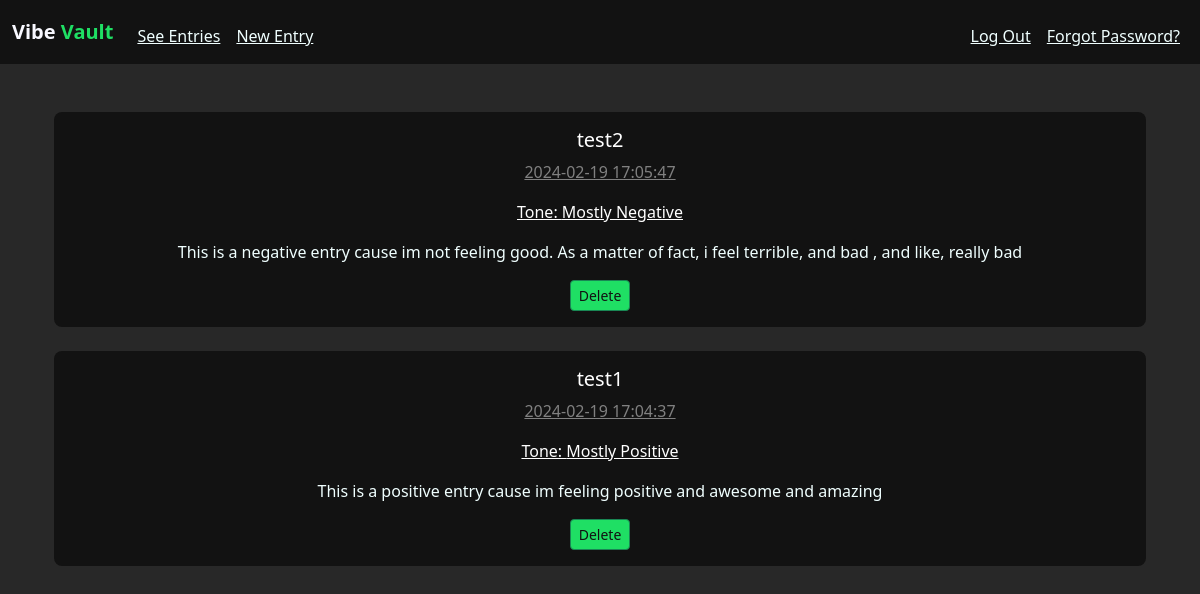
The page / (signed in) on the database its author committed.
### tables this page shows
CREATE TABLE entries (user_id INTEGER NOT NULL,
entry_id INTEGER PRIMARY KEY AUTOINCREMENT NOT NULL,
title TEXT NOT NULL,
time DATETIME NOT NULL,
tone TEXT NOT NULL,
entry TEXT NOT NULL,
FOREIGN KEY(user_id) REFERENCES users(id));

### app.py (the view)
@app.route("/")
@login_required
def index():
    if request.method == "GET":
        entries = db.execute("SELECT * FROM entries;")
        entries = list(reversed(entries))
        return render_template("index.html", entries=entries)

### app.py (called while the page is built)
@app.after_request
def after_request(response):
    response.headers["Cache-Control"] = "no-cache, no-store, must-revalidate"
    response.headers["Expires"] = 0
    response.headers["Pragma"] = "no-cache"
    return response

### helpers.py (called while the page is built)
def login_required(f):
    @wraps(f)
    def decorated_function(*args, **kwargs):
        if session.get("user_id") is None:
            return redirect("/login")
        return f(*args, **kwargs)
    return decorated_function

### templates/index.html (shortened to what this page needs)
{% extends "layout.html" %}
{% block main %}
<div class="container">
    {% for entry in entries %}
        <div class="row" >
            <div class="continer" id="entry['id']" >
                <div class="card mb-4">
                    <div class="card-body">
                        <h5 class="card-title">{{ entry.title }}</h5>
                        <p class="card-text" style="color: gray;"><ins>{{ entry.time }}</ins></p>
                        <p class="card-text"><ins>Tone: {{ entry.tone }}</ins></p>
                        <p class="card-text entry-text">{{ entry.entry}}</p>
                        <button class="btn btn-success btn-sm" id="deleteButton" onclick="confirmDelete('{{ entry.entry_id }}')">Delete</button>
                    </div>
                </div>
            </div>
        </div>
    {% endfor %}
</div>
{% endblock %}

### templates/layout.html (shortened to what this page needs)
<!DOCTYPE html>
<html lang="en">
    <head>
        <link href="https://cdn.jsdelivr.net/npm/bootstrap@5.3.2/dist/css/bootstrap.min.css" rel="stylesheet">
        <link href="static/styles.css" rel="stylesheet">
    </head>
    <body>
        <nav class="navbar navbar-expand-md navbar-custom" id="navBar">
            <div class="container-fluid">
                <a class="navbar-brand" href="/">
                    <span class="white-brand"><b>Vibe</b></span>
                    <span class="green-brand"><b>Vault</b></span>
                </a>
                <div class="collapse navbar-collapse" id="navbar">
                    {% if session["user_id"] %}
                    <ul class="navbar-nav me-auto mt-2">
                        <li class="nav-item"><a class="nav-link" href="/"><u>See Entries</u></a></li>
                        <li class="nav-item"><a class="nav-link" href="/add"><u>New Entry</u></a></li>
                    </ul>
                    <ul class="navbar-nav ms-auto mt-2">
                        <li class="nav-item"><a class="nav-link" href="/logout"><u>Log Out</u></a></li>
                        <li class="nav-item"><a class="nav-link" href="/change_pass"><u>Forgot Password?</u></a></li>
                    </ul>
                    {% else %}
                    <ul class="navbar-nav ms-auto mt-2">
                        <li class="nav-item"><a class="nav-link" href="/register"><u>Register</u></a></li>
                        <li class="nav-item"><a class="nav-link" href="/login"><u>Log In</u></a></li>
                    </ul>
                    {% endif %}
                </div>
            </div>
        </nav>
        <main class="container py-5 text-center">
            {% block main %}{% endblock %}
        </main>
    </body>
</html>

### static/styles.css (style rules this page uses)
.card.mb-4 { background-color:#121212; color: white; border-radius: 8px; border: 3px; border-color: beige; }
body { background-color: #282828; }
main { color: ghostwhite; text-shadow: #282828; }
.navbar-custom { background-color: #121212; }
.nav-item, .nav-link { color: azure !important; }
.navbar-brand { color: azure !important; }
a { color: ghostwhite; }
.btn-success { background-color: #1fdf64 !important; color: #121212 !important; text-shadow: #121212 !important; text-shadow: 3px; }
.entry-text { color: azure; font-size: medium; }
.green-brand { color: #1fdf64; }
.white-brand { color: ghostwhite; }

### rows shown on the page
entries: title "test2", time "2024-02-19 17:05:47", tone "Mostly Negative", entry "This is a negative entry cause im not feeling good. As a matter of fact, i feel terrible, and bad , and like, really bad"
entries: title "test1", time "2024-02-19 17:04:37", tone "Mostly Positive", entry "This is a positive entry cause im feeling positive and awesome and amazing"
